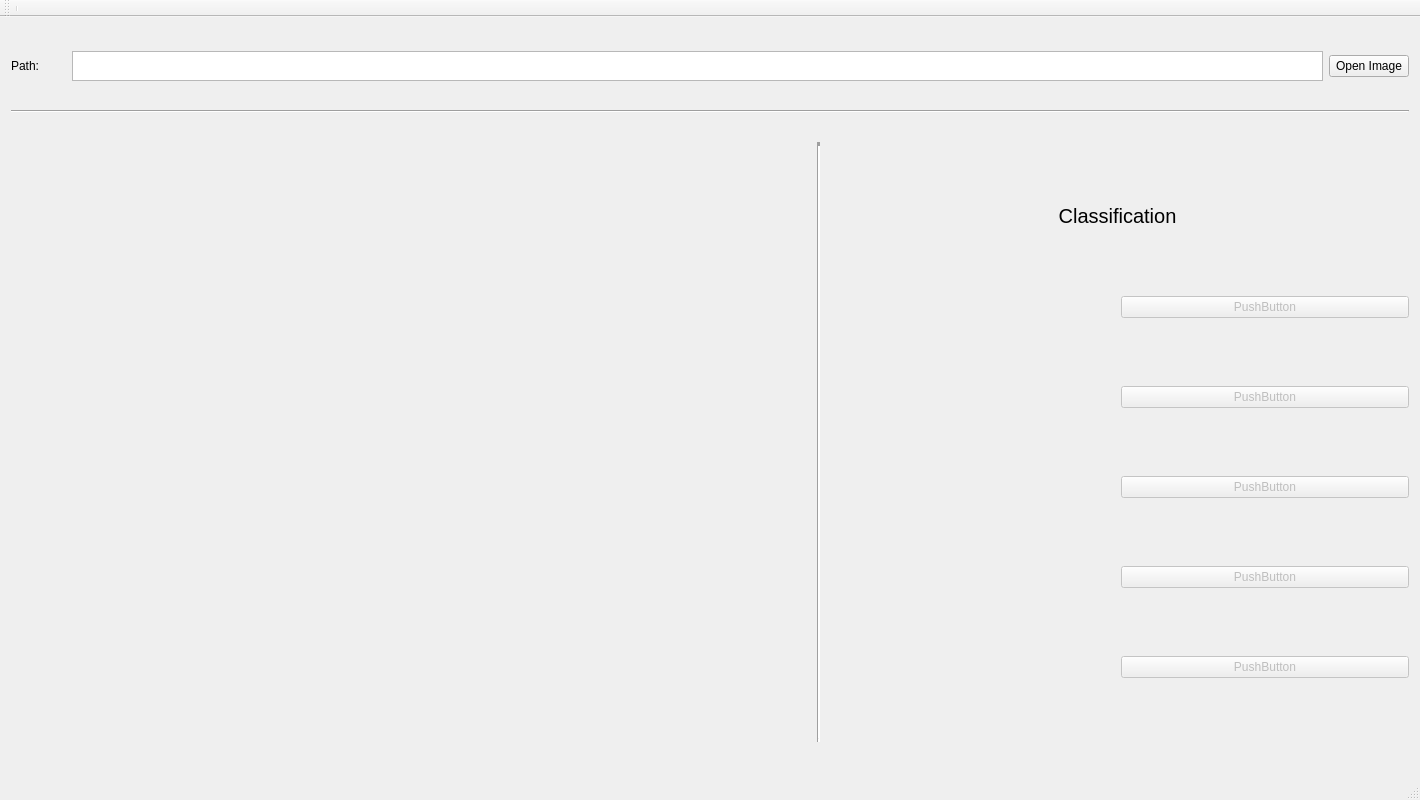
<?xml version="1.0" encoding="UTF-8"?>
<ui version="4.0">
 <class>MainWindow</class>
 <widget class="QMainWindow" name="MainWindow">
  <property name="geometry">
   <rect>
    <x>0</x>
    <y>0</y>
    <width>1420</width>
    <height>800</height>
   </rect>
  </property>
  <property name="sizePolicy">
   <sizepolicy hsizetype="Fixed" vsizetype="Fixed">
    <horstretch>0</horstretch>
    <verstretch>0</verstretch>
   </sizepolicy>
  </property>
  <property name="windowTitle">
   <string>Neural Network Classification</string>
  </property>
  <widget class="QWidget" name="centralWidget">
   <layout class="QVBoxLayout" name="verticalLayout_2">
    <item>
     <layout class="QHBoxLayout" name="horizontalLayout">
      <item>
       <widget class="QLabel" name="lPath">
        <property name="text">
         <string>Path:        </string>
        </property>
       </widget>
      </item>
      <item>
       <widget class="QPlainTextEdit" name="tePath">
        <property name="maximumSize">
         <size>
          <width>16777215</width>
          <height>30</height>
         </size>
        </property>
        <property name="overwriteMode">
         <bool>true</bool>
        </property>
       </widget>
      </item>
      <item>
       <widget class="QPushButton" name="bOpenImage">
        <property name="text">
         <string>Open Image</string>
        </property>
       </widget>
      </item>
     </layout>
    </item>
    <item>
     <widget class="Line" name="line_2">
      <property name="orientation">
       <enum>Qt::Horizontal</enum>
      </property>
     </widget>
    </item>
    <item>
     <layout class="QHBoxLayout" name="horizontalLayout_8">
      <item>
       <widget class="QLabel" name="qlImage">
        <property name="sizePolicy">
         <sizepolicy hsizetype="Preferred" vsizetype="Preferred">
          <horstretch>0</horstretch>
          <verstretch>0</verstretch>
         </sizepolicy>
        </property>
        <property name="minimumSize">
         <size>
          <width>800</width>
          <height>600</height>
         </size>
        </property>
        <property name="maximumSize">
         <size>
          <width>800</width>
          <height>600</height>
         </size>
        </property>
        <property name="autoFillBackground">
         <bool>true</bool>
        </property>
        <property name="text">
         <string/>
        </property>
       </widget>
      </item>
      <item>
       <widget class="Line" name="line">
        <property name="lineWidth">
         <number>4</number>
        </property>
        <property name="orientation">
         <enum>Qt::Vertical</enum>
        </property>
       </widget>
      </item>
      <item>
       <layout class="QVBoxLayout" name="verticalLayout">
        <item>
         <widget class="QLabel" name="labelclassify">
          <property name="sizePolicy">
           <sizepolicy hsizetype="Preferred" vsizetype="Fixed">
            <horstretch>0</horstretch>
            <verstretch>0</verstretch>
           </sizepolicy>
          </property>
          <property name="font">
           <font>
            <pointsize>15</pointsize>
           </font>
          </property>
          <property name="text">
           <string>Classification</string>
          </property>
          <property name="alignment">
           <set>Qt::AlignCenter</set>
          </property>
         </widget>
        </item>
        <item>
         <layout class="QHBoxLayout" name="horizontalLayout_2">
          <item>
           <widget class="QLabel" name="lCat1">
            <property name="text">
             <string/>
            </property>
           </widget>
          </item>
          <item>
           <widget class="QPushButton" name="bCat1">
            <property name="enabled">
             <bool>false</bool>
            </property>
            <property name="text">
             <string>PushButton</string>
            </property>
           </widget>
          </item>
         </layout>
        </item>
        <item>
         <layout class="QHBoxLayout" name="horizontalLayout_3">
          <item>
           <widget class="QLabel" name="lCat2">
            <property name="text">
             <string/>
            </property>
           </widget>
          </item>
          <item>
           <widget class="QPushButton" name="bCat2">
            <property name="enabled">
             <bool>false</bool>
            </property>
            <property name="text">
             <string>PushButton</string>
            </property>
           </widget>
          </item>
         </layout>
        </item>
        <item>
         <layout class="QHBoxLayout" name="horizontalLayout_4">
          <item>
           <widget class="QLabel" name="lCat3">
            <property name="text">
             <string/>
            </property>
           </widget>
          </item>
          <item>
           <widget class="QPushButton" name="bCat3">
            <property name="enabled">
             <bool>false</bool>
            </property>
            <property name="text">
             <string>PushButton</string>
            </property>
           </widget>
          </item>
         </layout>
        </item>
        <item>
         <layout class="QHBoxLayout" name="horizontalLayout_5">
          <item>
           <widget class="QLabel" name="lCat4">
            <property name="text">
             <string/>
            </property>
           </widget>
          </item>
          <item>
           <widget class="QPushButton" name="bCat4">
            <property name="enabled">
             <bool>false</bool>
            </property>
            <property name="text">
             <string>PushButton</string>
            </property>
           </widget>
          </item>
         </layout>
        </item>
        <item>
         <layout class="QHBoxLayout" name="horizontalLayout_6">
          <item>
           <widget class="QLabel" name="lCat5">
            <property name="text">
             <string/>
            </property>
           </widget>
          </item>
          <item>
           <widget class="QPushButton" name="bCat5">
            <property name="enabled">
             <bool>false</bool>
            </property>
            <property name="text">
             <string>PushButton</string>
            </property>
           </widget>
          </item>
         </layout>
        </item>
       </layout>
      </item>
     </layout>
    </item>
   </layout>
  </widget>
  <widget class="QMenuBar" name="menuBar">
   <property name="geometry">
    <rect>
     <x>0</x>
     <y>0</y>
     <width>1420</width>
     <height>19</height>
    </rect>
   </property>
  </widget>
  <widget class="QToolBar" name="mainToolBar">
   <attribute name="toolBarArea">
    <enum>TopToolBarArea</enum>
   </attribute>
   <attribute name="toolBarBreak">
    <bool>false</bool>
   </attribute>
   <addaction name="separator"/>
  </widget>
  <widget class="QStatusBar" name="statusBar"/>
 </widget>
 <layoutdefault spacing="6" margin="11"/>
 <resources/>
 <connections/>
</ui>
